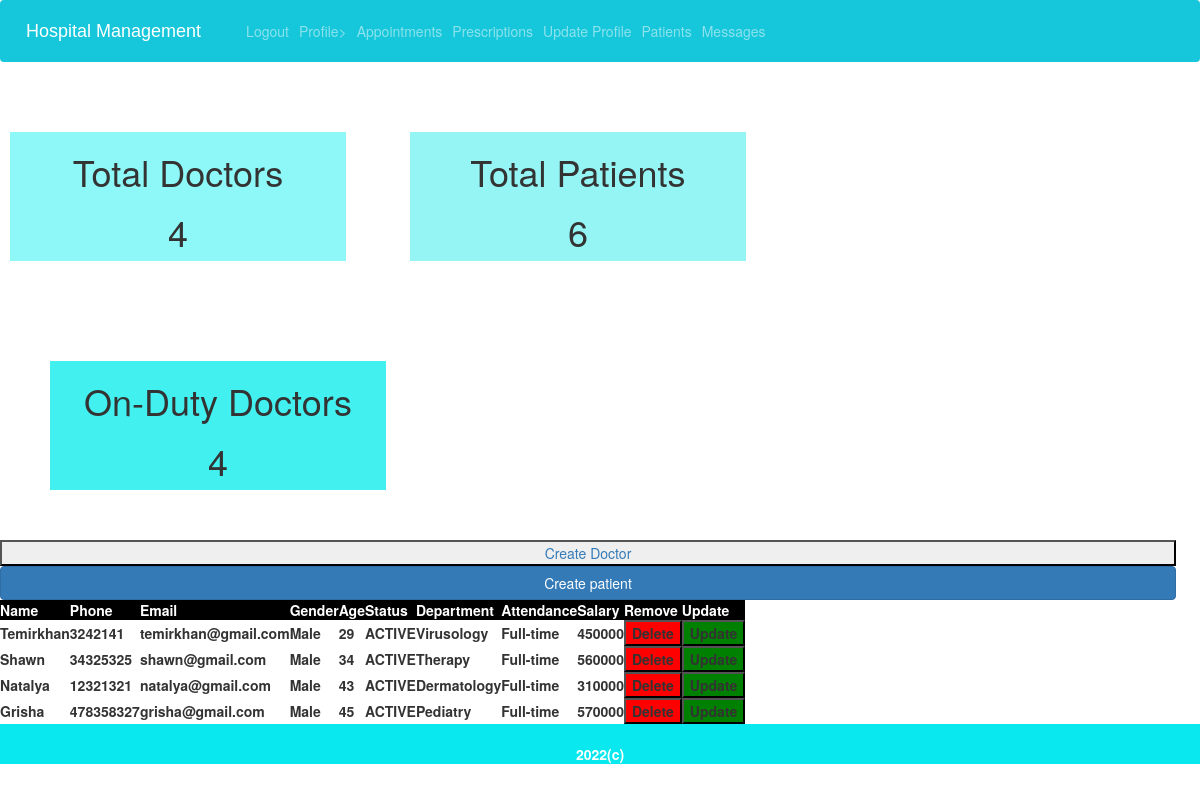
Screenshot of /administration/dashboard/ (signed in) with the database file from the repository.
### accounts/models.py (models this page shows, shortened)
class Doctor(models.Model):
    user = models.ForeignKey(User,on_delete=models.CASCADE)
    did=models.AutoField(primary_key=True)
    phone=models.CharField(max_length=10)
    age=models.CharField(max_length=3)
    gender=models.CharField(max_length=10)
    Department=models.CharField(max_length=20)
    attendance=models.CharField(max_length=10)
    status=models.CharField(max_length=15)
    salary=models.CharField(max_length=10)
    otp=models.CharField(max_length=6)

### HR/views.py (the view)
# urls.py: path('dashboard/',views.dashboard,name='dashboard'),
@login_required
def dashboard(request):
    p=Doctor.objects.all()
    ad=len(Doctor.objects.filter(status="ACTIVE").all())
    tot=len(p)
    k=len(Patient.objects.all())
    c={'p':p,'tot':tot,'k':k,'ad':ad}
    return render(request,"HR/dashboard.html",c)

### HR/templates/HR/dashboard.html (shortened to what this page needs)
{% extends 'home/base.html' %}
{% block content %}
<div style="width: 28%;margin: 10px;display: inline-block;text-align: center;background-color: rgb(142, 248, 248);">
    <h1>Total Doctors</h1>
    <h1>{{tot}}</h1>
</div>
<div style="width: 28%;margin: 50px;display: inline-block;text-align: center;background-color: rgb(149, 245, 245);">
    <h1>Total Patients</h1>
    <h1>{{k}}</h1>
</div>
<div style="width: 28%;margin: 50px;display: inline-block;text-align: center;background-color: rgb(66, 240, 240);">
    <h1>On-Duty Doctors</h1>
    <h1>{{ad}}</h1>
</div>
<div class='pat' style="width:98%;">
    <a href="{% url 'crtdoc' %}"><button style="width: 100%;">Create Doctor</button></a>
    <a class="btn btn-primary" href="{% url 'crtpat' %}"button style="width: 100%;" role="button">Create patient</a>
<table style="text-align: center;">
    <tr style="background-color: black;color: white;text-align: center;">
        <th>Name</th>
        <th>Phone</th>
        <th>Email</th>
        <th>Gender</th>
        <th>Age</th>
        <th>Status</th>
        <th>Department</th>
        <th>Attendance</th>
        <th>Salary</th>
        <th>Remove</th>
        <th>Update</th>
    </tr>
    {% for p in p %}
        <tr>
            <th>{{p.user.first_name}}</th>
            <th>{{p.phone}}</th>
            <th>{{p.user.email}}</th>
            <th>{{p.gender}}</th>
            <th>{{p.age}}</th>
            <th>{{p.status}}</th>
            <th>{{p.Department}}</th>
            <th>{{p.attendance}}</th>
            <th>{{p.salary}}</th>
            <form method="POST" action="{% url 'deletedoc' %}">
            <th><button type='submit' style="background-color: red;">Delete</button></th>
            </form>
            <form method="POST" action="{% url 'updatedoc' %}">
            <th><button type='submit' style="background-color: green;">Update</button></th>
        </tr>
    {% endfor %}
</table>
</div>
{% endblock %}

### rows the page displays
Doctor: user.first_name "Temirkhan", phone "3242141", user.email "temirkhan@gmail.com", gender "Male", age "29", status "ACTIVE", Department "Virusology", attendance "Full-time", salary "450000"
Doctor: user.first_name "Shawn", phone "34325325", user.email "shawn@gmail.com", gender "Male", age "34", status "ACTIVE", Department "Therapy", attendance "Full-time", salary "560000"
Doctor: user.first_name "Natalya", phone "12321321", user.email "natalya@gmail.com", gender "Male", age "43", status "ACTIVE", Department "Dermatology", attendance "Full-time", salary "310000"
Doctor: user.first_name "Grisha", phone "478358327", user.email "grisha@gmail.com", gender "Male", age "45", status "ACTIVE", Department "Pediatry", attendance "Full-time", salary "570000"

### other values shown
{{ tot }} "4"
{{ k }} "6"
{{ ad }} "4"
